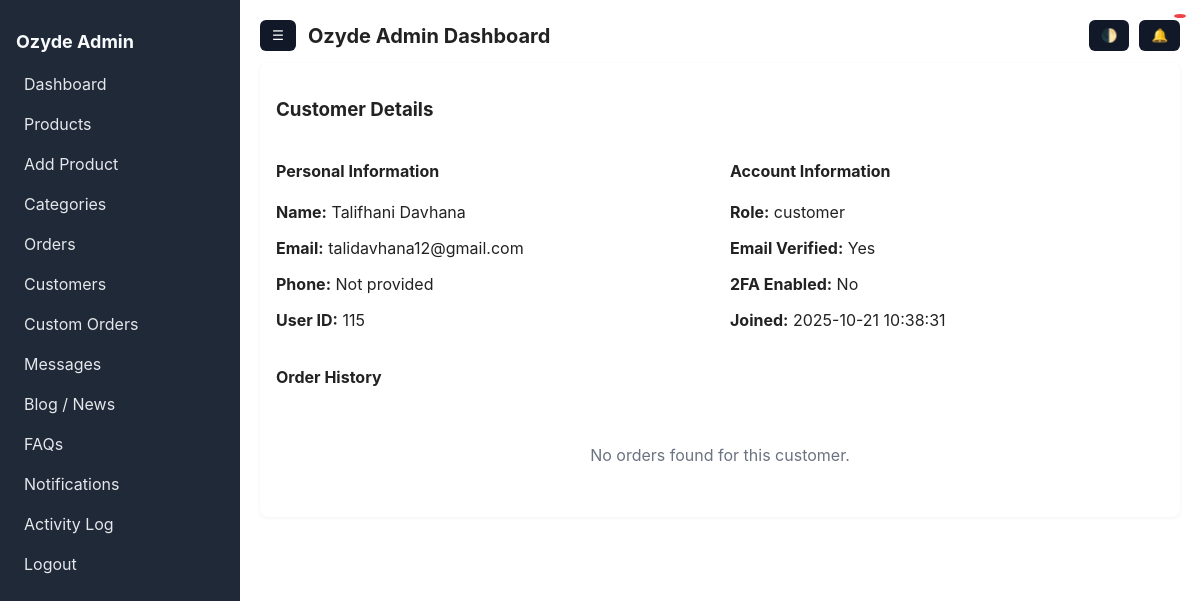
/customer_view.php?id=115 (signed in), run on the app's committed database.
### tables this page shows
CREATE TABLE `users` (
  `user_id` int(11) NOT NULL,
  `first_name` varchar(50) NOT NULL,
  `last_name` varchar(50) NOT NULL,
  `email` varchar(100) NOT NULL,
  `password` varchar(255) NOT NULL,
  `phone` varchar(20) DEFAULT NULL,
  `country_code` varchar(5) DEFAULT '+27',
  `role` enum('customer','admin','super_admin') DEFAULT 'customer',
  `created_at` timestamp NOT NULL DEFAULT current_timestamp(),
  `address_line1` varchar(255) DEFAULT NULL,
  `address_line2` varchar(255) DEFAULT NULL,
  `city` varchar(100) DEFAULT NULL,
  `province` varchar(100) DEFAULT NULL,
  `postal_code` varchar(20) DEFAULT NULL,
  `country` varchar(50) DEFAULT 'South Africa',
  `google_id` varchar(255) DEFAULT NULL,
  `is_verified` tinyint(1) NOT NULL DEFAULT 0,
  `email_verified` tinyint(1) DEFAULT 0,
  `verification_token` varchar(100) DEFAULT NULL,
  `twofa_enabled` tinyint(1) DEFAULT 0,
  `twofa_secret` varchar(255) DEFAULT NULL,
  `apple_id` varchar(255) DEFAULT NULL,
  `twofa_code` varchar(10) DEFAULT NULL,
  `twofa_expires` datetime DEFAULT NULL,
  `twofa_temp_token` varchar(64) DEFAULT NULL,
  `twofa_attempts` tinyint(4) DEFAULT 0,
  `verification_expires` datetime DEFAULT NULL,
  `updated_at` timestamp NOT NULL DEFAULT current_timestamp() ON UPDATE current_timestamp(),
  `last_login` datetime DEFAULT NULL
);

### config.php (called while the page is built, shortened)
<?php
function e($str) {
    return htmlspecialchars($str, ENT_QUOTES, 'UTF-8');
}

### customer_view.php (the view, shortened to what this page needs)
<?php
require_once __DIR__ . '/admin_auth.php';
require_once __DIR__ . '/header.php';
$id = (int)($_GET['id'] ?? 0);
$stmt = $mysqli->prepare("SELECT * FROM users WHERE user_id = ? LIMIT 1");
$stmt->bind_param('i', $id);
$stmt->execute();
$user = $stmt->get_result()->fetch_assoc();
$orders = $mysqli->query("SELECT * FROM orders WHERE user_id = {$id} ORDER BY created_at DESC");
?>
<div class="card">
  <h3>Customer Details</h3>
  <div style="display: grid; grid-template-columns: 1fr 1fr; gap: 20px; margin-bottom: 20px;">
    <div>
      <h4>Personal Information</h4>
      <p><strong>Name:</strong> <?= e($user['first_name'].' '.$user['last_name']) ?></p>
      <p><strong>Email:</strong> <?= e($user['email']) ?></p>
      <p><strong>Phone:</strong> <?= e($user['phone'] ?? 'Not provided') ?></p>
      <p><strong>User ID:</strong> <?= e($user['user_id']) ?></p>
    </div>
    <div>
      <h4>Account Information</h4>
      <p><strong>Role:</strong> <?= e($user['role']) ?></p>
      <p><strong>Email Verified:</strong> <?= $user['email_verified'] ? 'Yes' : 'No' ?></p>
      <p><strong>2FA Enabled:</strong> <?= $user['twofa_enabled'] ? 'Yes' : 'No' ?></p>
      <p><strong>Joined:</strong> <?= e($user['created_at']) ?></p>
    </div>
  </div>
  <h4>Order History</h4>
  <?php if ($orders->num_rows > 0): ?>
    <table class="table">
      <thead>
        <tr>
          <th>Order ID</th>
          <th>Total Amount</th>
          <th>Payment Status</th>
          <th>Order Status</th>
          <th>Delivery Method</th>
          <th>Date</th>
        </tr>
      </thead>
      <tbody>
        <?php while ($o = $orders->fetch_assoc()): ?>
          <tr>
            <td>
              <a href="order_view.php?id=<?= e($o['order_id']) ?>" style="color:#0369a1;">
                #<?= e($o['order_id']) ?>
              </a>
            </td>
            <td>R<?= e(number_format($o['total_amount'], 2)) ?></td>
            <td>
              <span style="padding: 4px 8px; border-radius: 4px; font-size: 12px;
                <?php
                  if ($o['payment_status'] === 'paid') echo 'background:#dcfce7; color:#166534;';
                  elseif ($o['payment_status'] === 'failed') echo 'background:#fee2e2; color:#991b1b;';
                  else echo 'background:#fef3c7; color:#92400e;';
                ?>">
                <?= e(ucfirst($o['payment_status'])) ?>
              </span>
            </td>
            <td>
              <span style="padding: 4px 8px; border-radius: 4px; font-size: 12px;
                <?php
                  if ($o['order_status'] === 'completed') echo 'background:#dcfce7; color:#166534;';
                  elseif ($o['order_status'] === 'cancelled') echo 'background:#fee2e2; color:#991b1b;';
                  elseif ($o['order_status'] === 'processing') echo 'background:#dbeafe; color:#1e40af;';
                  else echo 'background:#fef3c7; color:#92400e;';
                ?>">
                <?= e(ucfirst($o['order_status'])) ?>
              </span>
            </td>
            <td><?= e(ucfirst($o['delivery_method'])) ?></td>
            <td><?= e(date('M j, Y g:i A', strtotime($o['created_at']))) ?></td>
          </tr>
        <?php endwhile; ?>
      </tbody>
    </table>
  <?php else: ?>
    <div style="text-align: center; padding: 20px; color: #6b7280;">
      <p>No orders found for this customer.</p>
    </div>
  <?php endif; ?>
</div>
<?php require_once __DIR__ . '/footer.php'; ?>

### assets/admin.css (style rules this page uses)
* { box-sizing: border-box; }
body { font-family: Inter, Segoe UI, Helvetica, Arial, sans-serif; margin: 0; color: #222; background: #f6f6f8; }
.card { background: #fff; padding: 16px; border-radius: 8px; box-shadow: 0 1px 4px rgba(0,0,0,.06); margin-bottom: 16px; }

### data on the page
users: first_name+last_name "Talifhani Davhana", email "talidavhana12@gmail.com", phone "Not provided", user_id "115", role "customer", created_at "2025-10-21 10:38:31"
